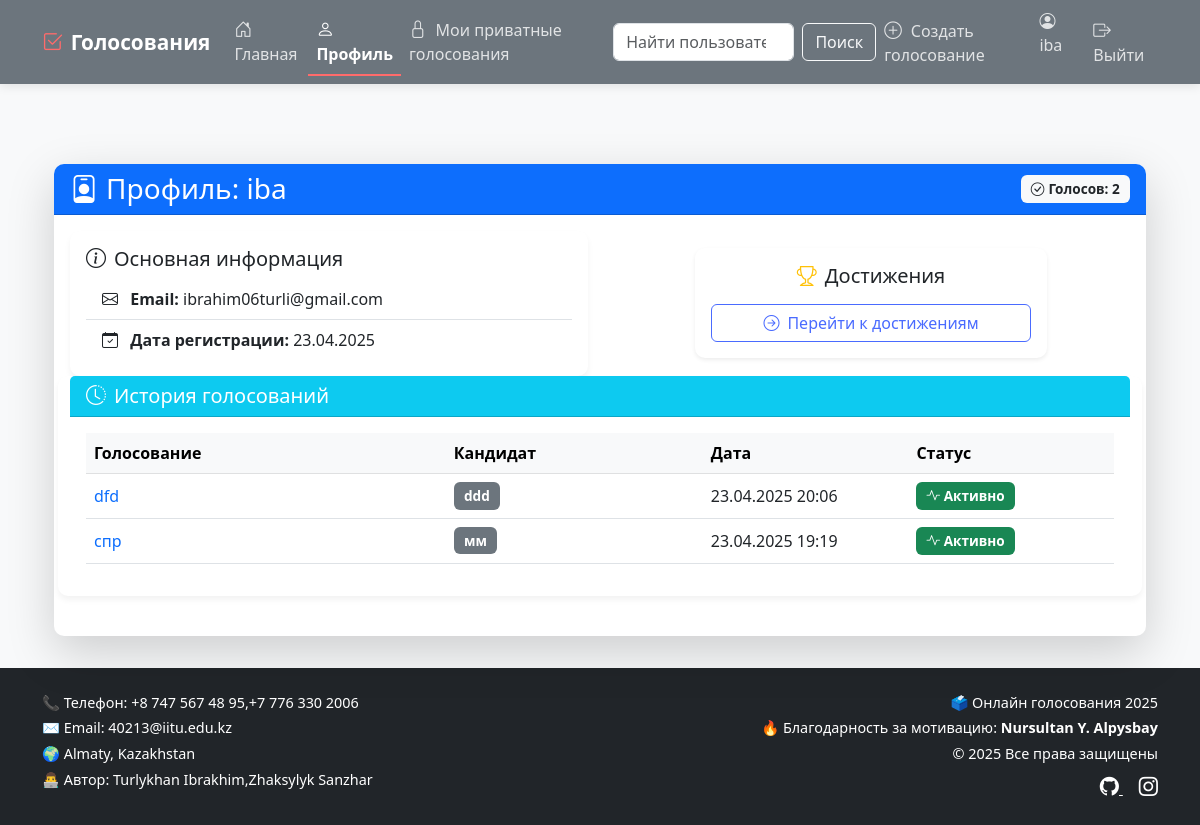
The page /profile/ (signed in) on the database as committed earlier.
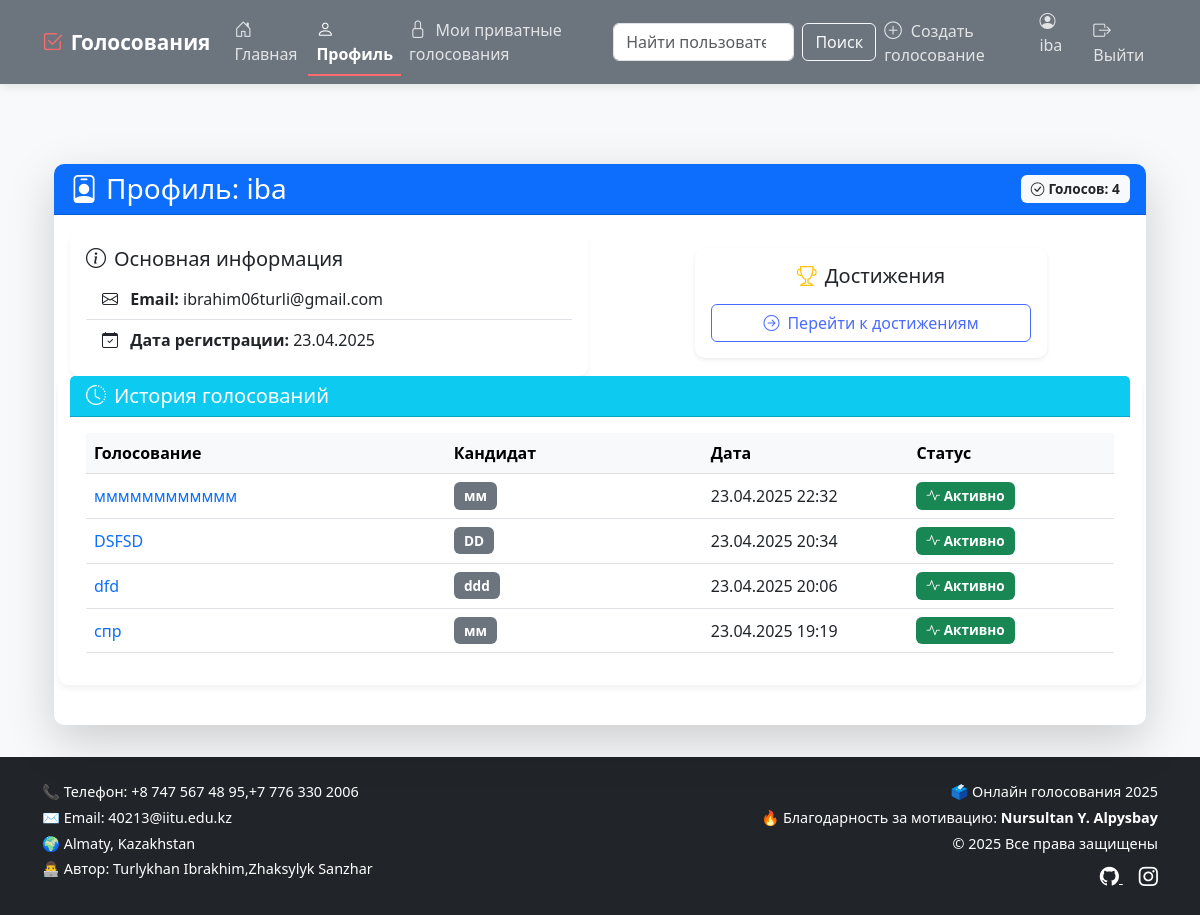
The same page on the database as committed later.
### polls/models.py (models this page shows, shortened)
class Vote(models.Model):
    user = models.ForeignKey(
        User,
        on_delete=models.CASCADE,
        related_name='votes',
        verbose_name='Пользователь'
    )
    election = models.ForeignKey(
        Election,
        on_delete=models.CASCADE,
        related_name='votes',
        verbose_name='Выборы'
    )
    candidate = models.ForeignKey(
        Candidate,
        on_delete=models.CASCADE,
        related_name='votes',
        verbose_name='Кандидат'
    )
    voted_at = models.DateTimeField(
        auto_now_add=True,
        verbose_name='Время голосования'
    )
    class Meta:
        verbose_name = 'Голос'
        verbose_name_plural = 'Голоса'
        ordering = ['-voted_at']
        constraints = [
            models.UniqueConstraint(
                fields=['user', 'election'],
                name='unique_user_election_vote'
            )
        ]

class Election(models.Model):
    VISIBILITY_CHOICES = [
        ('public', 'Публичное'),
        ('private', 'Приватное'),
    ]
    title = models.CharField(max_length=200, verbose_name="Название голосования")
    description = models.TextField(verbose_name="Описание", blank=True)
    creator = models.ForeignKey(User, on_delete=models.CASCADE, verbose_name="Создатель", null=True, blank=True)
    created_at = models.DateTimeField(auto_now_add=True)
    start_date = models.DateTimeField(verbose_name="Дата начала")
    end_date = models.DateTimeField(verbose_name="Дата окончания")
    is_active = models.BooleanField(default=True, verbose_name="Активно")
    visibility = models.CharField(max_length=10, choices=VISIBILITY_CHOICES, default='public', verbose_name="Видимость")
    is_public = models.BooleanField(default=True)
    invited_users = models.ManyToManyField(User, related_name='invited_elections', blank=True,
                                           verbose_name="Приглашенные пользователи")
    unique_link = models.CharField(max_length=50, unique=True, blank=True, verbose_name="Уникальная ссылка")

class Candidate(models.Model):
    name = models.CharField(
        max_length=100,
        verbose_name='Имя кандидата'
    )
    election = models.ForeignKey(
        Election,
        on_delete=models.CASCADE,
        related_name='candidates',
        verbose_name='Выборы'
    )
    bio = models.TextField(
        verbose_name='Биография',
        blank=True
    )
    photo = models.ImageField(
        upload_to='candidates/',
        null=True,
        blank=True,
        verbose_name='Фотография'
    )
    class Meta:
        verbose_name = 'Кандидат'
        verbose_name_plural = 'Кандидаты'
        ordering = ['name']

### polls/views.py (the view)
# urls.py: path('profile/', login_required(views.profile), name='profile'),
@login_required
def profile(request):
    user_votes = Vote.objects.filter(
        user=request.user
    ).select_related('election', 'candidate').order_by('-voted_at')
    user_votes = user_votes.annotate(
        is_election_active=Case(
            When(
                election__start_date__lte=timezone.now(),
                election__end_date__gte=timezone.now(),
                election__is_active=True,
                then=True
            ),
            default=False,
            output_field=BooleanField()
        )
    )
    all_achievements = Achievement.objects.all()
    user_achievements = {
        ua.achievement.id: ua for ua in UserAchievement.objects.filter(user=request.user)
    }
    achievements_data = []
    for achievement in all_achievements:
        user_ach = user_achievements.get(achievement.id)
        if user_ach:
            if achievement.goal > 0:
                progress = (user_ach.votes_completed / achievement.goal) * 100
                percent = min(100, int(progress))
            else:
                progress = 0
                percent = 0  # Если goal = 0, то прогресс равен 0
            achieved = user_ach.achieved
        else:
            progress = 0
            percent = 0
            achieved = False
        achievements_data.append({
            'name': achievement.name,
            'description': achievement.description,
            'icon': achievement.icon,  # Добавление иконки достижения, если нужно
            'goal': achievement.goal,
            'progress': progress,
            'achieved': achieved,
            'percent': percent
        })
    return render(request, 'polls/profile.html', {
        'user': request.user,
        'user_votes': user_votes,
        'total_votes': user_votes.count(),
        'user_achievements': achievements_data  # Передаем подготовленные данные о достижениях
    })

### polls/templates/polls/profile.html (shortened to what the changed rows need)
{% extends 'polls/base.html' %}
{% block content %}
<div class="container mt-4">
    <div class="card shadow-lg">
        <div class="card-header bg-primary text-white">
            <div class="d-flex justify-content-between align-items-center">
                <h3 class="mb-0">
                    <i class="bi bi-person-badge me-2"></i>Профиль: {{ user.username }}
                </h3>
                <span class="badge bg-light text-dark">
                    <i class="bi bi-check-circle me-1"></i>Голосов: {{ total_votes }}
                </span>
            </div>
        </div>
        <div class="card-body">
            <div class="row mb-4">
            <div class="card">
                <div class="card-body">
                    {% if user_votes %}
                        <div class="table-responsive">
                            <table class="table table-hover align-middle">
                                <thead class="table-light">
                                    <tr>
                                        <th style="width: 35%">Голосование</th>
                                        <th style="width: 25%">Кандидат</th>
                                        <th style="width: 20%">Дата</th>
                                        <th style="width: 20%">Статус</th>
                                    </tr>
                                </thead>
                                <tbody>
                                    {% for vote in user_votes %}
                                    <tr>
                                        <td>
                                            <a href="{% url 'results' vote.election.id %}" class="text-decoration-none">
                                                {{ vote.election.title }}
                                            </a>
                                        </td>
                                        <td>
                                            <span class="badge bg-secondary">
                                                {{ vote.candidate.name }}
                                            </span>
                                        </td>
                                        <td>{{ vote.voted_at|date:"d.m.Y H:i" }}</td>
                                        <td>
                                            {% if vote.is_election_active %}
                                                <span class="badge bg-success">
                                                    <i class="bi bi-activity"></i> Активно
                                                </span>
                                            {% else %}
                                                <span class="badge bg-warning text-dark">
                                                    <i class="bi bi-archive"></i> Завершено
                                                </span>
                                            {% endif %}
                                        </td>
                                    </tr>
                                    {% endfor %}
                                </tbody>
                            </table>
                        </div>
                    {% else %}
                        <div class="alert alert-info mb-0">
                            <i class="bi bi-info-circle-fill me-2"></i>
                            Система не обнаружила ваших голосов. Если вы только что голосовали,
                            попробуйте <a href="{% url 'home' %}" class="alert-link">обновить страницу</a>.
                        </div>
                    {% endif %}
                </div>
            </div>
        </div>
    </div>
</div>
{% endblock %}

Rows that differ between the two databases and show on the page:
added Vote: election "мммммммммммм", candidate.name "мм", voted_at "23.04.2025 22:32", shows "Активно"
added Vote: election "DSFSD", candidate.name "DD", voted_at "23.04.2025 20:34", shows "Активно"
Other text that changed with them:
{{ total_votes }}: "2" → "4"
